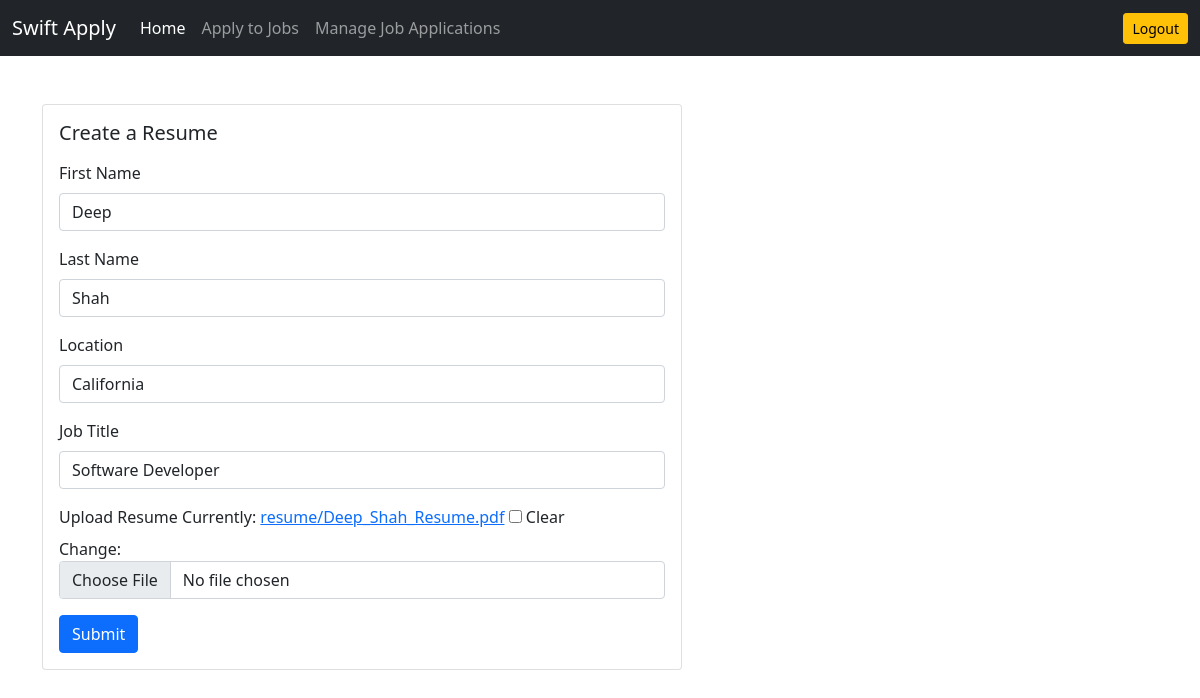
Screenshot of /resume/update-resume/ (signed in) with the database file from the repository.
### resume/models.py (models this page shows, shortened)
class Resume(models.Model):
    user = models.OneToOneField(User, on_delete=models.CASCADE)
    fname = models.CharField(max_length=50, null=True, blank=True)
    lname = models.CharField(max_length=50, null=True, blank=True)
    location = models.CharField(max_length=50, null=True, blank=True)
    job_title = models.CharField(max_length=100, null=True, blank=True)
    upload_resume = models.FileField(upload_to='resume', null=True, blank=True)

### resume/views.py (the view)
# urls.py: path('update-resume/', views.update_resume, name='update-resume'),
def update_resume(request):
    if request.user.applicant:
        resume = Resume.objects.get(user=request.user)
        if request.method == 'POST':
            form = UpdateResumeForm(request.POST, request.FILES, instance=resume)
            if form.is_valid():
                var = form.save(commit=False)
                user = User.objects.get(pk=request.user.id)
                user.has_resume = True
                user.save()
                var.save()
                messages.info(request, 'Your resume info has been updated.')
                return redirect('dashboard')
            else:
                messages.warning(request, 'Something went wrong')
        else:
            form = UpdateResumeForm(instance=resume)
            context = {
                'form': form
            }
            return render (request, 'resume/update_resume.html', context)
    else:
        messages.warning(request, "Permission denied!")
        return redirect('dashboard')

### resume/form.py
class UpdateResumeForm(forms.ModelForm):
    class Meta:
        model = Resume
        exclude = ('user', )

### templates/resume/update_resume.html (shortened to what this page needs)
{% extends 'base.html' %}
{% load widget_tweaks %}
{% block content %}
<div class="row">
    <div class="col-md-6">
        <div class="card mx-auto" style="width: 40rem;">
            <div class="card-body">
                <h5 class="card-title mb-3">Create a Resume</h5>
                <form method="POST" enctype="multipart/form-data">
                    <div class="mb-3">
                        <label for="exampleInputEmail1" class="form-label">First Name</label>
                        {% render_field form.fname class="form-control" %}
                    </div>
                    <div class="mb-3">
                        <label for="exampleInputEmail1" class="form-label"> Last Name</label>
                        {% render_field form.lname class="form-control" %}
                    </div>
                    <div class="mb-3">
                        <label for="exampleInputEmail1" class="form-label">Location</label>
                        {% render_field form.location class="form-control" %}
                    </div>
                    <div class="mb-3">
                        <label for="exampleInputEmail1" class="form-label">Job Title
                        </label>
                        {% render_field form.job_title class="form-control" %}
                    </div>
                    <div class="mb-3">
                        <label for="exampleInputEmail1" class="form-label">Upload Resume
                        </label>
                        {% render_field form.upload_resume class="form-control" %}
                    </div>
                    <button type="submit" class="btn btn-primary">Submit</button>
                </form>
            </div>
        </div>
    </div>
</div>
{% endblock content %}

### rows the page displays
Resume: fname "Deep", lname "Shah", location "California", job_title "Software Developer"
